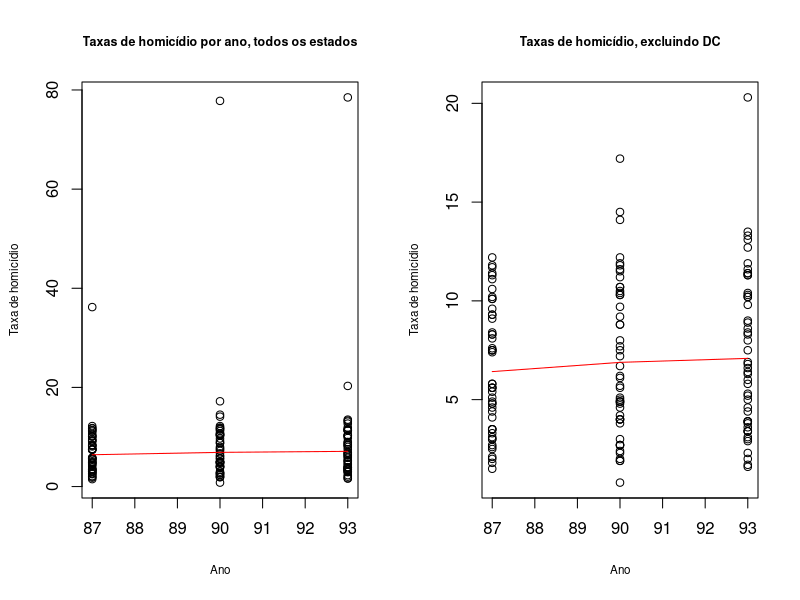
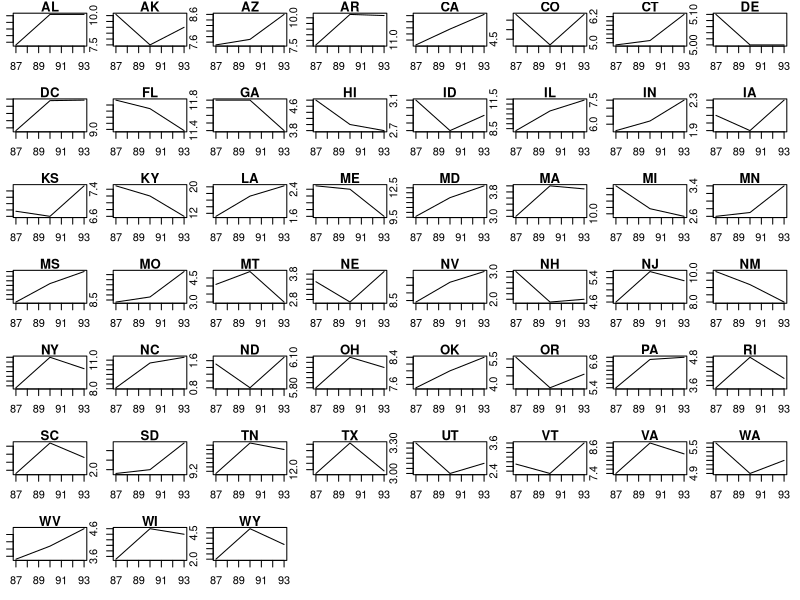
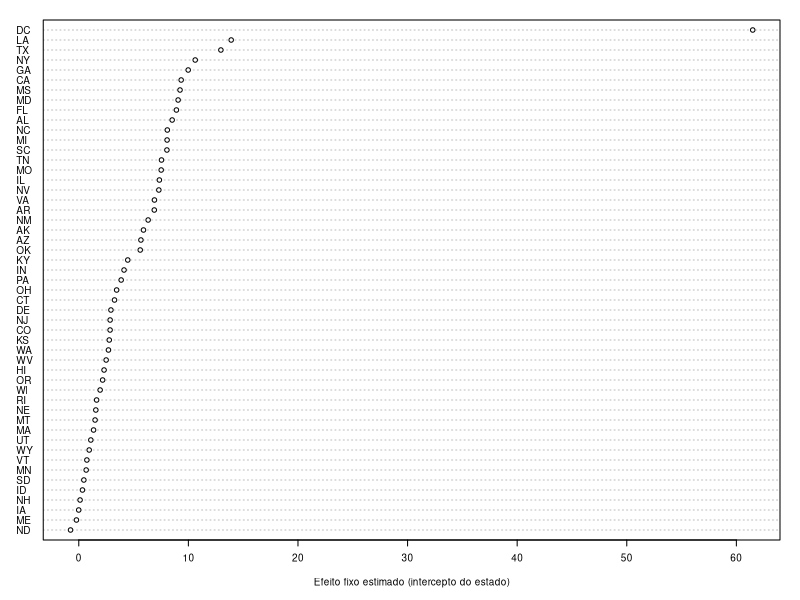

Write the R code that produced these figures, in order.
## ---- chunk 1
library(foreign)  # read.dta()
library(lmtest)   # coeftest()
library(sandwich) # erros-padrão robustos e clusterizados para lm()
library(plm)      # modelos de painel
## ---- chunk 2
dat <- read.dta("../../dados/MURDER1.dta")
head(dat)
summary(dat)
## ---- chunk 3
par(mfrow=c(1,2)) #plotar dois graficos na mesma linha

plot(dat$year, 
     dat$mrdrte, 
     main = "Taxas de homicídio por ano, todos os estados",
     cex.main = .75,
     xlab = "Ano",
     ylab = "Taxa de homicídio",
     cex.lab = .7)

lines(lowess(dat$year, dat$mrdrte), 
      col = "red") 

sem_dc <- dat[dat$state != "DC", ]

plot(sem_dc$year, 
     sem_dc$mrdrte,
     main = "Taxas de homicídio, excluindo DC",
     cex.main = .75,
     xlab = "Ano",
     ylab = "Taxa de homicídio",
     cex.lab = .7)

lines(lowess(sem_dc$year, sem_dc$mrdrte), col = "red") 
## ---- chunk 4
#| fig-height: 12
par(mfrow=c(7,8), 
    mar=c(3,1,1,1), 
    oma=c(0,0,0,0))

for (j in min(dat$id):max(dat$id)) {
  este_estado <- dat[dat$id == j, ]          # linhas do estado j
  plot(este_estado$year,
       este_estado$mrdrte,
       type = "l",
       main = este_estado$state[1],
       xlab = ifelse(j == 1, "Ano", ""),
       ylab = ifelse(j == 1, "Taxa", ""))
}
## ---- chunk 5
table(dat$state)
## ---- chunk 6
table(dat$year)
## ---- chunk 7
lmout <- lm(mrdrte ~ #Taxa de homicídios
              exec + #Número de execuções (pena de morte)
              unem,
            data = dat) #banco de dados

summary(lmout)
## ---- chunk 8
lmout <- lm(mrdrte ~ #Taxa de homicídios
              exec + #Número de execuções (pena de morte)
              unem + #Situação economia (controle)
              d90 +  #Variável dummy ano 1990 (controle de efeito de tempo)
              d93,   #Variável dummy ano 1993 (controle de efeito de tempo)
            data = dat) #banco de dados

# Erros-padrão clusterizados por estado (as 3 observações de um mesmo estado não são independentes)
coeftest(lmout, vcov = vcovCL(lmout, cluster = ~ id, type = "HC1"))

## ---- chunk 9
library(plm) #função para rodar o painel

head(dat) #id, estado e ano. 

pdat <- pdata.frame(dat, #criando o banco próprio para o plm
                    c("state", #dizendo pra ele onde estão os casos 
                      "year")) #dizendo pra ele onde estão os anos 

head(pdat) #variavel que combina "caso-ano"

# Estimar o modelo de primeiras diferenças

model_fd <- plm(mrdrte ~ exec + unem + d90 + d93, 
                data = pdat, 
                model = "fd")

# Resumo dos resultados

# Erros-padrão clusterizados por estado (no plm, cluster = "group")
coeftest(model_fd, vcov = vcovHC(model_fd, cluster = "group", type = "HC1"))

## ---- chunk 10
library(plm)

pdat <- pdata.frame(dat,c("state","year"))

head(dat)
head(pdat)
## ---- chunk 11

plmout_fe <- plm(mrdrte ~ #Y
                   exec + #X1
                   unem + #X2
                   d90 +  #X3 efeito fixo por ano
                   d93,   #X4 efeito fixo por ano
                 model="within", #efeito fixo por estado! indicando que estamos controlando pela variancia dentro de cada caso (intercepto de cada caso)
                 data=pdat) #dados

summary(plmout_fe)

# Ajustar erros padrão robustos por cluster (no nível do estado)
coeftest(plmout_fe, vcov = vcovHC(plmout_fe, type = "HC1", cluster = "group"))

## ---- chunk 12
within_intercept(plmout_fe) #qual é a média do mrdrte quando tudo o resto é zero? 
fixef(plmout_fe) # intercepto estimado de cada estado (efeito fixo, em nível)

par(mfrow=c(1,1))
efeitos_fixos <- sort(fixef(plmout_fe))
dotchart(as.numeric(efeitos_fixos), labels = names(efeitos_fixos), cex = 0.6,
         xlab = "Efeito fixo estimado (intercepto do estado)")
## ---- chunk 13
lmout_fe <- lm(mrdrte ~ exec + 
                 unem + 
                 d90 +   #efeito fixo por ano
                 d93 +  #efeito fixo por ano
                 factor(id), # Efeito fixo por estado. colocando uma dummy para cada estado 
               data=dat)

# Erros-padrão clusterizados por estado. Mostramos só as 5 primeiras linhas;
# as demais são as dummies de cada estado
coeftest(lmout_fe, vcov = vcovCL(lmout_fe, cluster = ~ id, type = "HC1"))[1:5, ]
## ---- chunk 14
library(plm)

pdat <- pdata.frame(dat,c("state","year"))

head(dat)
head(pdat)
## ---- chunk 15

plmout_re <- plm(mrdrte ~ 
                   exec + 
                   unem + 
                   d90 + 
                   d93, 
                 model="random", #efeito aleatório
                 # usa tanto a variação dentro das unidades ao longo do tempo
                 # quanto a variação entre as unidades. Cada unidade tem seu
                 # próprio intercepto aleatório; os coeficientes das variáveis
                 # explicativas são os mesmos para todas as unidades.
                 data=pdat)

# Erros-padrão clusterizados por estado, calculados a partir do PRÓPRIO modelo de efeitos aleatórios
coeftest(plmout_re, vcov = vcovHC(plmout_re, type = "HC1", cluster = "group"))

## ---- chunk 16
# Temos objetos de modelo Fixed e Random acima
# (plmout_re e plmout_fe).
# Chame phtest com eles:
phtest(plmout_re, plmout_fe)
